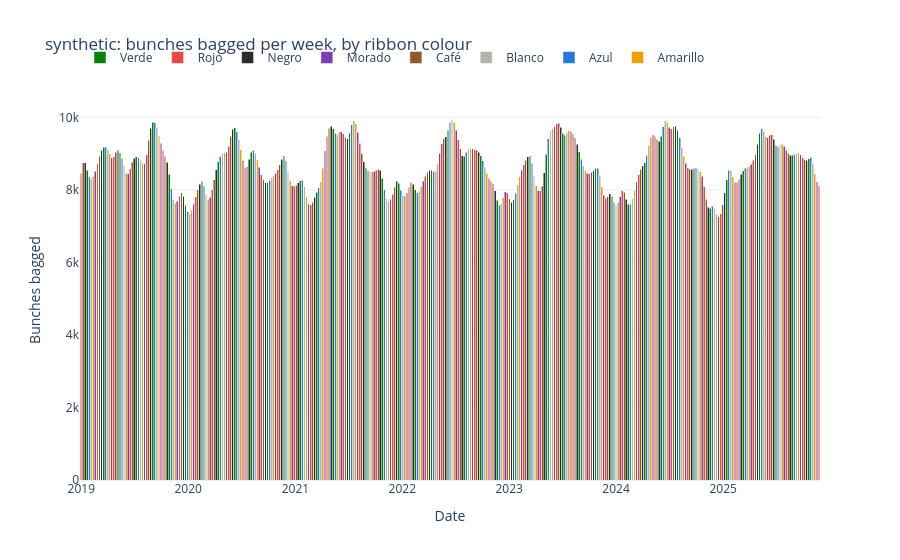

Source (notebook cell):
### Code cell
# Bunches bagged each week, by ribbon colour
fig = go.Figure()
for tag in ribbon_production.tags():
    series = production_df[(production_df["tag"] == tag) & (production_df["bagged"] > 0)]
    fig.add_trace(go.Bar(x=series["date"], y=series["bagged"], name=tag, marker_color=RIBBON_COLOURS.get(tag)))
fig.update_layout(
    barmode="stack",
    bargap=0.1,
    title=f"{DATA_DIR.name}: bunches bagged per week, by ribbon colour",
    xaxis_title="Date",
    yaxis_title="Bunches bagged",
    template="plotly_white",
    legend=dict(orientation="h", y=1.15),
)
fig.show()
